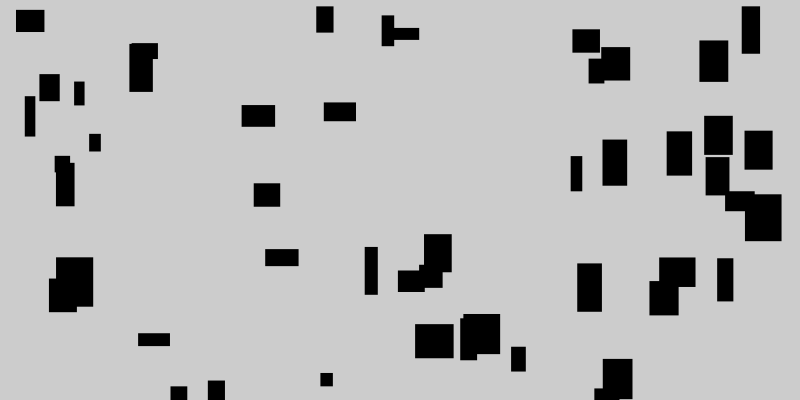
Frame 1 (no input)
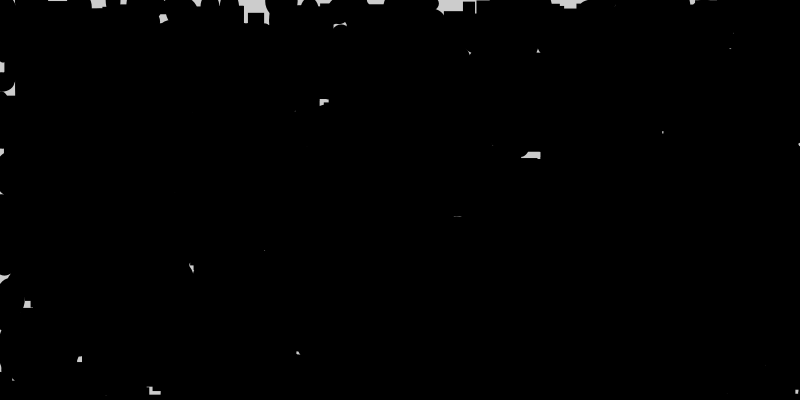
Frame 60 (the mouse pressed at the canvas centre just before this capture)
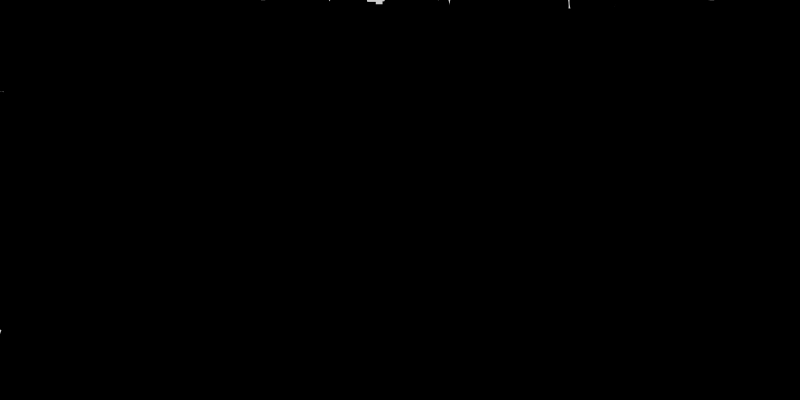
Frame 120 (the mouse held since frame 60 and released just before this capture)

The Processing sketch that drew these frames (run headless with seeded random() and noise(); from frame 60 on, the mouse is pressed at the canvas centre):

// Processing sketch: Joleane_Walker_Assignment_2
// ── Joleane_Walker_Assignment_2.pde
// Assignment 2 Texture Generator [ due April 14 @ 8:59am ]
//Art 22 - SPring 2020
//Author: Joleane R Walker
float shape;

void setup(){
  size (800,400);
}

void draw(){
  shape = random(0,10);
//loops
 if (keyPressed){
   fill( random(0, 255), random(0, 255), random(0, 255), random(45,75)); //random fill color
 }
 else{
fill(0);
 }
  if(shape<5){
    for(int i = 0; i<50; i++){  //larger loop iterations make texture look
      noStroke();
      ellipse(random(0, width), random(0, height), random(10,35), random(10,50));
        //Alpha Channel Control
    }// for
  }//if
  else{
    for(int i = 0; i<50; i++){  //larger loop iterations make texture look
      noStroke();
      //fill( random(0, 255), random(0, 255), random(0, 255), random(45,75)); //random fill color
      rect(random(0, width), random(0, height), random(10,40), random(10,50)); // rectangle @ random position
    }//for loop
  }//rectangle else
}//draw()
